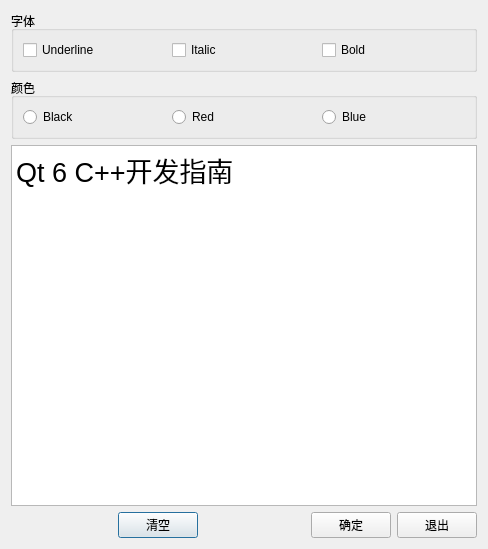
<?xml version="1.0" encoding="UTF-8"?>
<ui version="4.0">
 <class>Dialog</class>
 <widget class="QDialog" name="Dialog">
  <property name="geometry">
   <rect>
    <x>0</x>
    <y>0</y>
    <width>488</width>
    <height>549</height>
   </rect>
  </property>
  <property name="windowTitle">
   <string>信号与槽的使用</string>
  </property>
  <layout class="QVBoxLayout" name="verticalLayout">
   <item>
    <widget class="QGroupBox" name="groupBox">
     <property name="title">
      <string>字体</string>
     </property>
     <layout class="QHBoxLayout" name="horizontalLayout">
      <item>
       <widget class="QCheckBox" name="checkBoxUnder">
        <property name="text">
         <string>Underline</string>
        </property>
       </widget>
      </item>
      <item>
       <widget class="QCheckBox" name="checkBoxItalic">
        <property name="text">
         <string>Italic</string>
        </property>
       </widget>
      </item>
      <item>
       <widget class="QCheckBox" name="checkBoxBold">
        <property name="text">
         <string>Bold</string>
        </property>
       </widget>
      </item>
     </layout>
    </widget>
   </item>
   <item>
    <widget class="QGroupBox" name="groupBox_2">
     <property name="title">
      <string>颜色</string>
     </property>
     <layout class="QHBoxLayout" name="horizontalLayout_2">
      <item>
       <widget class="QRadioButton" name="radioBlack">
        <property name="text">
         <string>Black</string>
        </property>
        <property name="checked">
         <bool>false</bool>
        </property>
        <property name="autoRepeat">
         <bool>false</bool>
        </property>
       </widget>
      </item>
      <item>
       <widget class="QRadioButton" name="radioRed">
        <property name="text">
         <string>Red</string>
        </property>
        <property name="checked">
         <bool>false</bool>
        </property>
        <property name="autoRepeat">
         <bool>false</bool>
        </property>
       </widget>
      </item>
      <item>
       <widget class="QRadioButton" name="radioBlue">
        <property name="text">
         <string>Blue</string>
        </property>
        <property name="checked">
         <bool>false</bool>
        </property>
        <property name="autoRepeat">
         <bool>false</bool>
        </property>
       </widget>
      </item>
     </layout>
    </widget>
   </item>
   <item>
    <widget class="QPlainTextEdit" name="plainTextEdit">
     <property name="font">
      <font>
       <pointsize>20</pointsize>
      </font>
     </property>
     <property name="plainText">
      <string>Qt 6 C++开发指南</string>
     </property>
    </widget>
   </item>
   <item>
    <layout class="QHBoxLayout" name="horizontalLayout_3">
     <item>
      <spacer name="horizontalSpacer_2">
       <property name="orientation">
        <enum>Qt::Horizontal</enum>
       </property>
       <property name="sizeHint" stdset="0">
        <size>
         <width>40</width>
         <height>20</height>
        </size>
       </property>
      </spacer>
     </item>
     <item>
      <widget class="QPushButton" name="btnClear">
       <property name="text">
        <string>清空</string>
       </property>
       <property name="icon">
        <iconset resource="res.qrc">
         <normaloff>:/icons/IMG_20190908_172216.jpg</normaloff>:/icons/IMG_20190908_172216.jpg</iconset>
       </property>
      </widget>
     </item>
     <item>
      <spacer name="horizontalSpacer">
       <property name="orientation">
        <enum>Qt::Horizontal</enum>
       </property>
       <property name="sizeHint" stdset="0">
        <size>
         <width>40</width>
         <height>20</height>
        </size>
       </property>
      </spacer>
     </item>
     <item>
      <widget class="QPushButton" name="btnOK">
       <property name="text">
        <string>确定</string>
       </property>
       <property name="icon">
        <iconset resource="res.qrc">
         <normaloff>:/icons/images/322.bmp</normaloff>:/icons/images/322.bmp</iconset>
       </property>
      </widget>
     </item>
     <item>
      <widget class="QPushButton" name="btnExit">
       <property name="text">
        <string>退出</string>
       </property>
       <property name="icon">
        <iconset resource="res.qrc">
         <normaloff>:/icons/images/324.bmp</normaloff>:/icons/images/324.bmp</iconset>
       </property>
      </widget>
     </item>
    </layout>
   </item>
  </layout>
 </widget>
 <tabstops>
  <tabstop>btnClear</tabstop>
  <tabstop>btnOK</tabstop>
  <tabstop>btnExit</tabstop>
  <tabstop>radioRed</tabstop>
  <tabstop>radioBlue</tabstop>
  <tabstop>checkBoxItalic</tabstop>
  <tabstop>checkBoxBold</tabstop>
  <tabstop>radioBlack</tabstop>
  <tabstop>checkBoxUnder</tabstop>
  <tabstop>plainTextEdit</tabstop>
 </tabstops>
 <resources>
  <include location="res.qrc"/>
 </resources>
 <connections>
  <connection>
   <sender>btnOK</sender>
   <signal>clicked()</signal>
   <receiver>Dialog</receiver>
   <slot>accept()</slot>
   <hints>
    <hint type="sourcelabel">
     <x>348</x>
     <y>522</y>
    </hint>
    <hint type="destinationlabel">
     <x>243</x>
     <y>274</y>
    </hint>
   </hints>
  </connection>
  <connection>
   <sender>btnExit</sender>
   <signal>clicked()</signal>
   <receiver>Dialog</receiver>
   <slot>close()</slot>
   <hints>
    <hint type="sourcelabel">
     <x>435</x>
     <y>522</y>
    </hint>
    <hint type="destinationlabel">
     <x>243</x>
     <y>274</y>
    </hint>
   </hints>
  </connection>
 </connections>
</ui>
